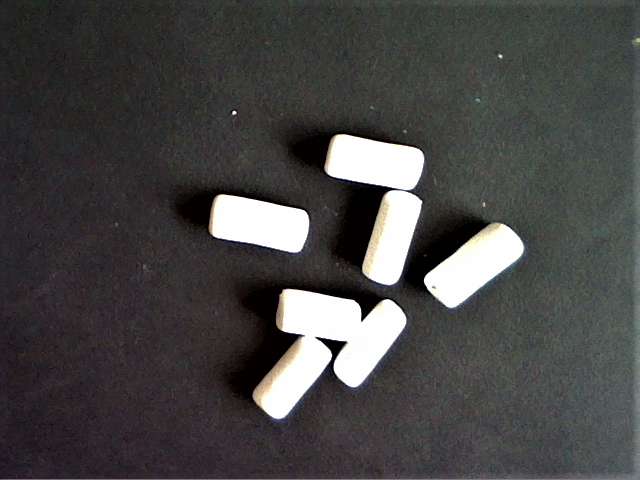
#> input picture test_7bb_blancs.png, 640 x 480 px
$ python TP1_trouver_nb_de_bb_dans_img.py   (older library calls are emulated)
#> lines starting #> are read from the running program, lines starting #| are printed output that depends on the picture; after the words box and inside, x2 and y2 are one past the last pixel; in counts of white or black regions, pixels touching at a corner belong together; long printed decimals are rounded
import numpy as np
import cv2
import matplotlib.pyplot as plt

def rgb2grey(img):
    img=img.astype('float')
    imagegrey=(img[:,:,0]+img[:,:,1]+img[:,:,2])/3
    imagegrey=imagegrey.astype('uint8')
    return imagegrey


def histogramme(img):
    h=np.zeros(256,dtype=int)
    dim=img.shape
    for i in range(dim[0]):
        for j in range(dim[1]):
            val=img[i,j]
            h[val]+=1
    return h

def binarisation(img,seuil):
    dim=img.shape
    for i in range(dim[0]):
        for j in range(dim[1]):
            if img[i,j]>=seuil:
                img[i,j]=255
            else:
                img[i,j]=0
    return img

def arrondi_bonbons(nbbb):
    nbbb_arrondi = int(nbbb+0.5)
    print("Nombre de bonbons :",nbbb_arrondi)
    return nbbb_arrondi

image = cv2.imread("test_7bb_blancs.png")
#> image is the input picture: shape (480, 640, 3); mean B, G, R 69.7, 70.2, 71.1
print(image.shape)
#| (480, 640, 3)

cv2.imshow("imagergb",image)
cv2.waitKey(0)

imgg=rgb2grey(image)
cv2.imshow("imagegrey",imgg)
cv2.waitKey(0)

h=histogramme(imgg)
#> after the loop in histogramme, `for i in range(dim[0]):`: h = 256 values, max 19721 at index 254, min 0 at index 255, mean 1200
plt.plot(h)
plt.show()
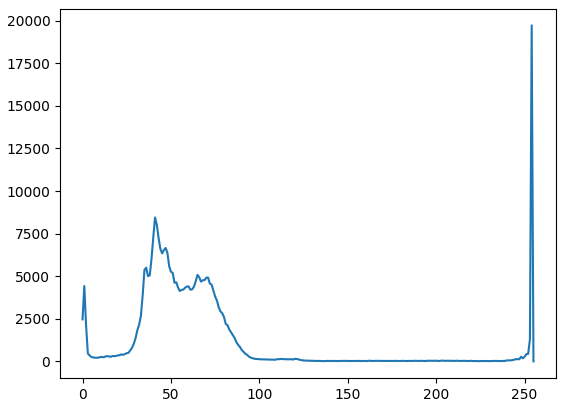
#> figure drawn by matplotlib, 1 panel; curve peaks at x = 254, y = 19721


seuil=110
imgb=binarisation(imgg,seuil)
#> after the loop in binarisation, `for i in range(dim[0]):`:
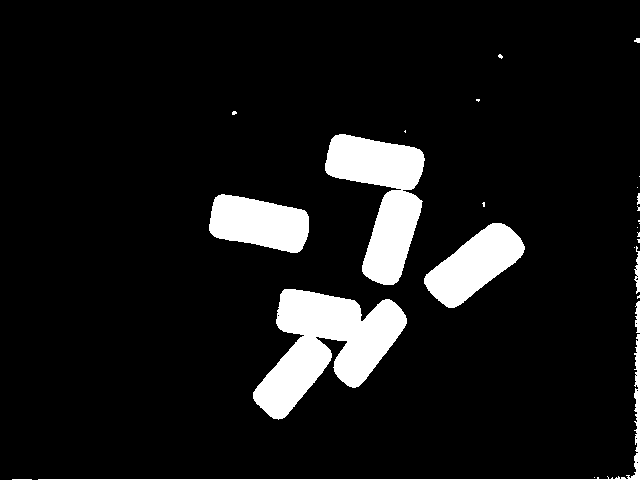
#> img: shape (480, 640); 9.3% white; 26 white regions (16 under 20 px), largest, box (x1, y1, x2, y2) and area: (253, 289, 407, 420) 10244, (325, 134, 425, 285) 7747, (424, 223, 525, 308) 4451
cv2.imshow("imagebinarisation",imgb)
cv2.waitKey(0)

h2=histogramme(imgb)
#> h2 = 256 values, max 278751 at index 0, min 0 at index 1, mean 1200
plt.plot(h2)
plt.show()
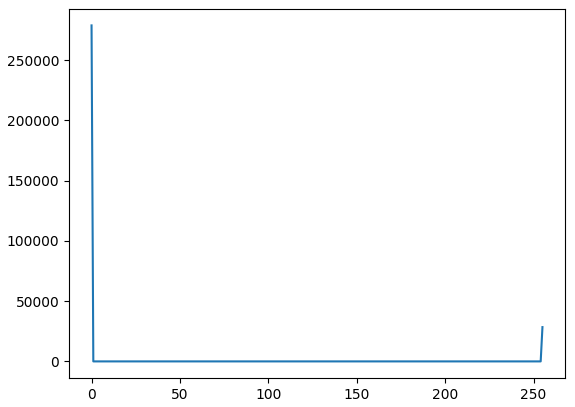
#> figure drawn by matplotlib, 1 panel; curve peaks at x = 0, y = 278751

####### Nombre de Pixels dans l'image ##########
pixel=3800 #nb pixel par bb
nbbb=h2[255]/pixel
#> nbbb = 7.49
print("Nombre de bonbons (arrondi) :",nbbb)
#| Nombre de bonbons (arrondi) : 7.487
nbbb_exact=arrondi_bonbons(nbbb)
#> in arrondi_bonbons, `nbbb_arrondi = int(nbbb+0.5)`: nbbb_arrondi = 7
#| Nombre de bonbons : 7
#> nbbb_exact = 7

####### Nombre de Pixels dans 1 bonbon ##########
# nbbb=3 #nb de bb
# nb=h2[255]/nbbb #nb pixels par bb
# print(nb)

plt.close("all")
cv2.destroyAllWindows()

$ run again, with test_11bb_blancs.png copied over test_7bb_blancs.png
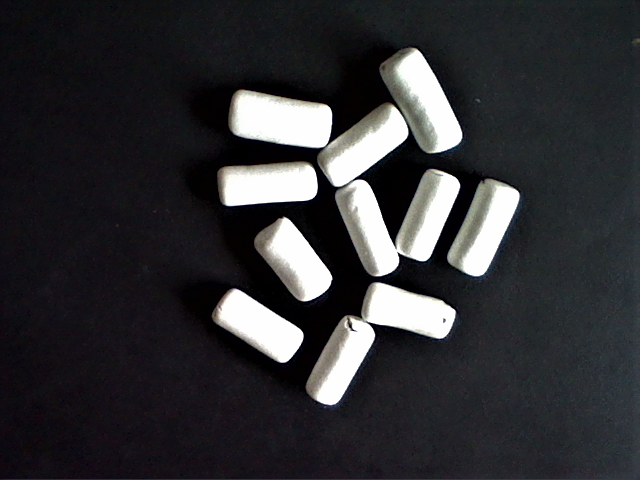
#> input picture test_11bb_blancs.png, 640 x 480 px
#> image is the input picture: shape (480, 640, 3); mean B, G, R 52.7, 49.8, 49.9
#| (480, 640, 3)
#> after the loop in histogramme, `for i in range(dim[0]):`: h = 256 values, max 21440 at index 254, min 0 at index 255, mean 1200
#> after the loop in binarisation, `for i in range(dim[0]):`:
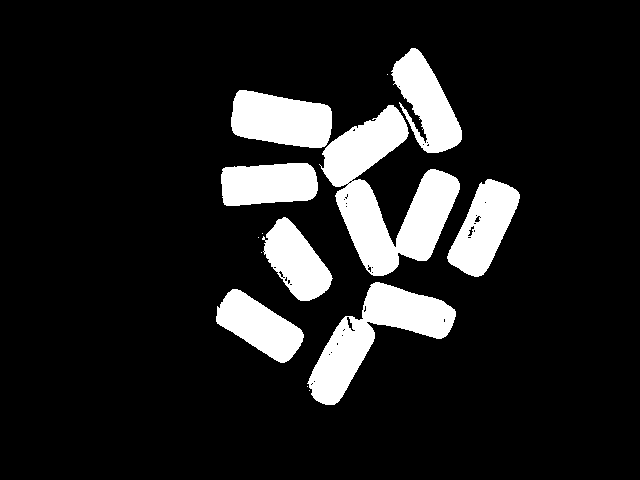
#> img: shape (480, 640); 13% white; 14 white regions (6 under 20 px), largest, box (x1, y1, x2, y2) and area: (319, 105, 460, 276) 10582, (307, 282, 456, 405) 6732, (231, 90, 332, 148) 4486
#> h2 = 256 values, max 267205 at index 0, min 0 at index 1, mean 1200
#> `plt.show()`:
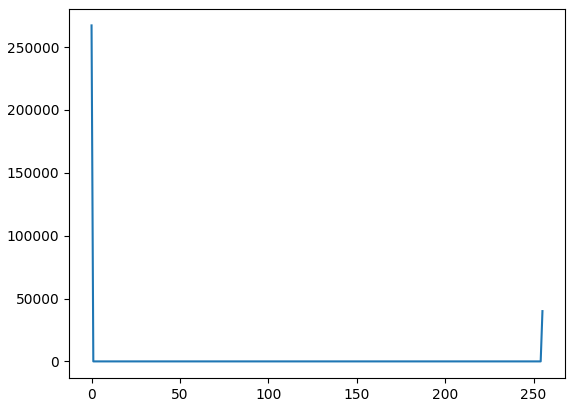
#> figure drawn by matplotlib, 1 panel; curve peaks at x = 0, y = 267205
#> nbbb = 10.53
#| Nombre de bonbons (arrondi) : 10.525
#> nbbb_arrondi = 11
#| Nombre de bonbons : 11

$ run again, with test_1bb_blancs.png copied over test_7bb_blancs.png
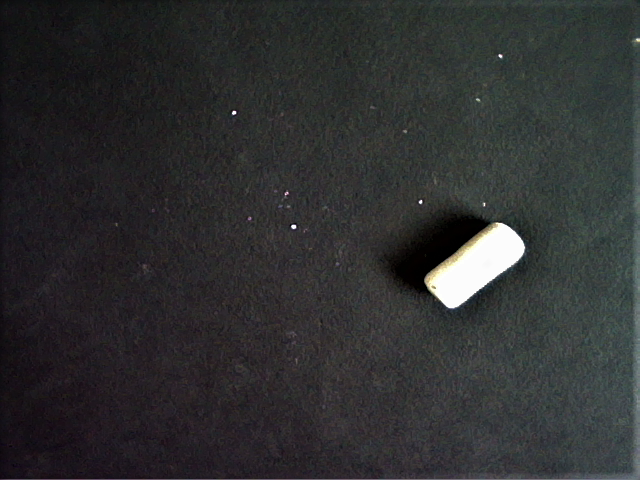
#> input picture test_1bb_blancs.png, 640 x 480 px
#> image is the input picture: shape (480, 640, 3); mean B, G, R 48.5, 48, 47.1
#| (480, 640, 3)
#> after the loop in histogramme, `for i in range(dim[0]):`: h = 256 values, max 8294 at index 52, min 0 at index 255, mean 1200
#> after the loop in binarisation, `for i in range(dim[0]):`:
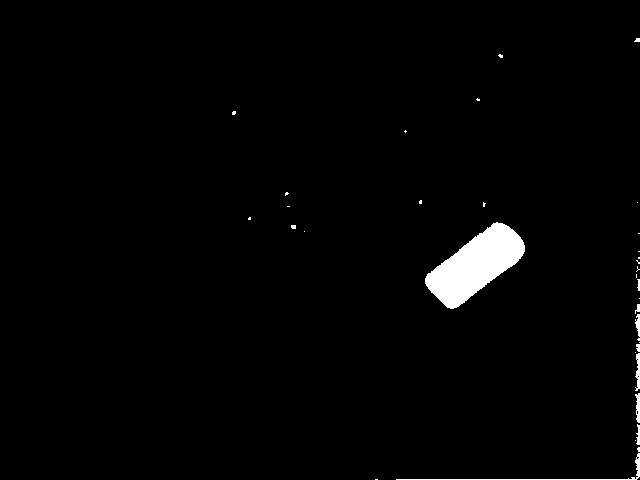
#> img: shape (480, 640); 1.7% white; 35 white regions (26 under 20 px), largest, box (x1, y1, x2, y2) and area: (425, 222, 525, 309) 4413, (396, 453, 640, 480) 335, (635, 353, 640, 391) 120
#> h2 = 256 values, max 301846 at index 0, min 0 at index 1, mean 1200
#> `plt.show()`:
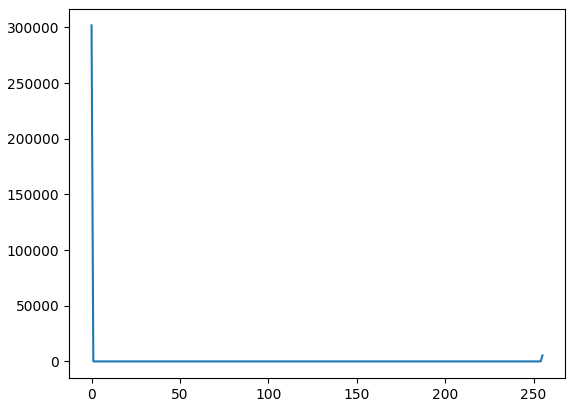
#> figure drawn by matplotlib, 1 panel; curve peaks at x = 0, y = 301846
#> nbbb = 1.41
#| Nombre de bonbons (arrondi) : 1.409
#> nbbb_arrondi = 1
#| Nombre de bonbons : 1

$ run again, with test_3bb_blancs.png copied over test_7bb_blancs.png
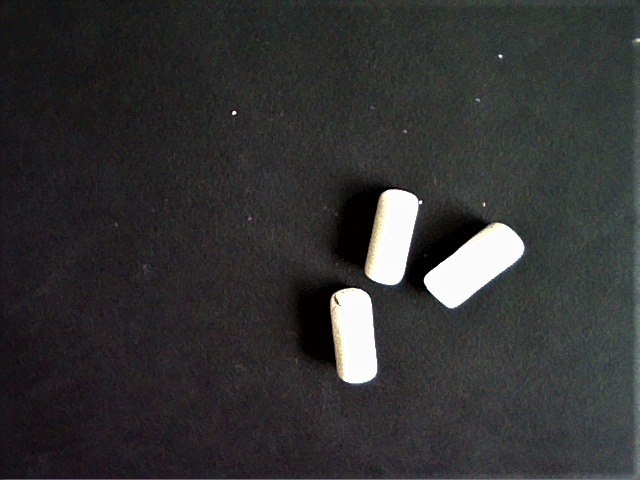
#> input picture test_3bb_blancs.png, 640 x 480 px
#> image is the input picture: shape (480, 640, 3); mean B, G, R 51.2, 51.3, 51.2
#| (480, 640, 3)
#> after the loop in histogramme, `for i in range(dim[0]):`: h = 256 values, max 8268 at index 31, min 0 at index 255, mean 1200
#> after the loop in binarisation, `for i in range(dim[0]):`:
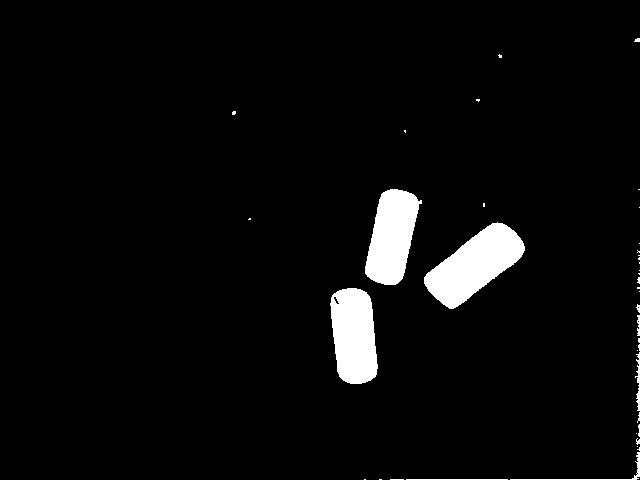
#> img: shape (480, 640); 4.1% white; 39 white regions (31 under 20 px), largest, box (x1, y1, x2, y2) and area: (424, 222, 525, 309) 4501, (330, 288, 378, 384) 3694, (365, 189, 422, 285) 3646
#> h2 = 256 values, max 294615 at index 0, min 0 at index 1, mean 1200
#> `plt.show()`:
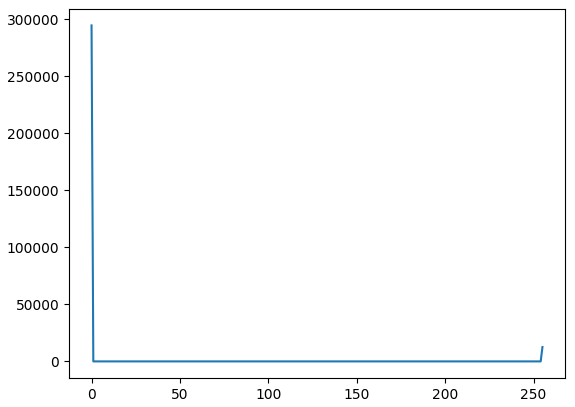
#> figure drawn by matplotlib, 1 panel; curve peaks at x = 0, y = 294615
#> nbbb = 3.31
#| Nombre de bonbons (arrondi) : 3.312
#> nbbb_arrondi = 3
#| Nombre de bonbons : 3
